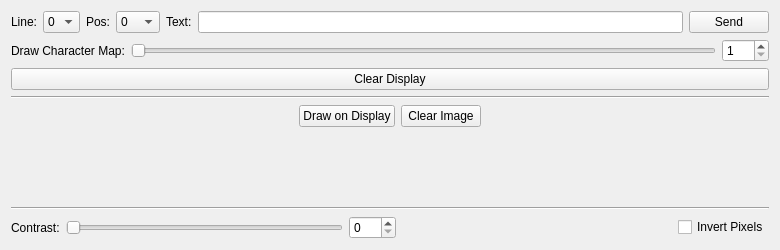
<?xml version="1.0" encoding="UTF-8"?>
<ui version="4.0">
 <class>OLED64x48</class>
 <widget class="QWidget" name="OLED64x48">
  <property name="geometry">
   <rect>
    <x>0</x>
    <y>0</y>
    <width>780</width>
    <height>250</height>
   </rect>
  </property>
  <property name="windowTitle">
   <string>Form</string>
  </property>
  <layout class="QVBoxLayout" name="verticalLayout_6">
   <item>
    <layout class="QHBoxLayout" name="horizontalLayout_3">
     <item>
      <widget class="QLabel" name="label_2">
       <property name="text">
        <string>Line:</string>
       </property>
      </widget>
     </item>
     <item>
      <widget class="QComboBox" name="line_combobox">
       <item>
        <property name="text">
         <string>0</string>
        </property>
       </item>
       <item>
        <property name="text">
         <string>1</string>
        </property>
       </item>
       <item>
        <property name="text">
         <string>2</string>
        </property>
       </item>
       <item>
        <property name="text">
         <string>3</string>
        </property>
       </item>
       <item>
        <property name="text">
         <string>4</string>
        </property>
       </item>
       <item>
        <property name="text">
         <string>5</string>
        </property>
       </item>
      </widget>
     </item>
     <item>
      <widget class="QLabel" name="label_4">
       <property name="text">
        <string>Pos:</string>
       </property>
      </widget>
     </item>
     <item>
      <widget class="QComboBox" name="pos_combobox">
       <item>
        <property name="text">
         <string>0</string>
        </property>
       </item>
       <item>
        <property name="text">
         <string>1</string>
        </property>
       </item>
       <item>
        <property name="text">
         <string>2</string>
        </property>
       </item>
       <item>
        <property name="text">
         <string>3</string>
        </property>
       </item>
       <item>
        <property name="text">
         <string>4</string>
        </property>
       </item>
       <item>
        <property name="text">
         <string>5</string>
        </property>
       </item>
       <item>
        <property name="text">
         <string>6</string>
        </property>
       </item>
       <item>
        <property name="text">
         <string>7</string>
        </property>
       </item>
       <item>
        <property name="text">
         <string>8</string>
        </property>
       </item>
       <item>
        <property name="text">
         <string>9</string>
        </property>
       </item>
       <item>
        <property name="text">
         <string>10</string>
        </property>
       </item>
       <item>
        <property name="text">
         <string>11</string>
        </property>
       </item>
       <item>
        <property name="text">
         <string>12</string>
        </property>
       </item>
      </widget>
     </item>
     <item>
      <widget class="QLabel" name="label_3">
       <property name="text">
        <string>Text:</string>
       </property>
      </widget>
     </item>
     <item>
      <widget class="QLineEdit" name="text_edit">
       <property name="maxLength">
        <number>13</number>
       </property>
      </widget>
     </item>
     <item>
      <widget class="QPushButton" name="send_button">
       <property name="text">
        <string>Send</string>
       </property>
      </widget>
     </item>
    </layout>
   </item>
   <item>
    <layout class="QHBoxLayout" name="horizontalLayout_6">
     <item>
      <widget class="QLabel" name="label_5">
       <property name="text">
        <string>Draw Character Map:</string>
       </property>
      </widget>
     </item>
     <item>
      <widget class="QSlider" name="char_slider">
       <property name="minimum">
        <number>1</number>
       </property>
       <property name="maximum">
        <number>255</number>
       </property>
       <property name="orientation">
        <enum>Qt::Horizontal</enum>
       </property>
      </widget>
     </item>
     <item>
      <widget class="QSpinBox" name="char_spin">
       <property name="minimum">
        <number>1</number>
       </property>
       <property name="maximum">
        <number>255</number>
       </property>
      </widget>
     </item>
    </layout>
   </item>
   <item>
    <layout class="QHBoxLayout" name="horizontalLayout_5">
     <item>
      <widget class="QPushButton" name="clear_display_button">
       <property name="text">
        <string>Clear Display</string>
       </property>
      </widget>
     </item>
    </layout>
   </item>
   <item>
    <widget class="Line" name="line">
     <property name="orientation">
      <enum>Qt::Horizontal</enum>
     </property>
    </widget>
   </item>
   <item>
    <layout class="QHBoxLayout" name="horizontalLayout">
     <item>
      <spacer name="horizontalSpacer">
       <property name="orientation">
        <enum>Qt::Horizontal</enum>
       </property>
       <property name="sizeHint" stdset="0">
        <size>
         <width>40</width>
         <height>20</height>
        </size>
       </property>
      </spacer>
     </item>
     <item>
      <layout class="QVBoxLayout" name="image_button_layout">
       <item>
        <layout class="QHBoxLayout" name="horizontalLayout_2">
         <item>
          <widget class="QPushButton" name="draw_button">
           <property name="text">
            <string>Draw on Display</string>
           </property>
          </widget>
         </item>
         <item>
          <widget class="QPushButton" name="clear_button">
           <property name="text">
            <string>Clear Image</string>
           </property>
          </widget>
         </item>
        </layout>
       </item>
       <item>
        <spacer name="verticalSpacer">
         <property name="orientation">
          <enum>Qt::Vertical</enum>
         </property>
         <property name="sizeHint" stdset="0">
          <size>
           <width>20</width>
           <height>40</height>
          </size>
         </property>
        </spacer>
       </item>
      </layout>
     </item>
     <item>
      <spacer name="horizontalSpacer_2">
       <property name="orientation">
        <enum>Qt::Horizontal</enum>
       </property>
       <property name="sizeHint" stdset="0">
        <size>
         <width>40</width>
         <height>20</height>
        </size>
       </property>
      </spacer>
     </item>
    </layout>
   </item>
   <item>
    <widget class="Line" name="line_2">
     <property name="orientation">
      <enum>Qt::Horizontal</enum>
     </property>
    </widget>
   </item>
   <item>
    <layout class="QHBoxLayout" name="horizontalLayout_4">
     <item>
      <widget class="QLabel" name="label">
       <property name="text">
        <string>Contrast:</string>
       </property>
      </widget>
     </item>
     <item>
      <widget class="QSlider" name="contrast_slider">
       <property name="maximum">
        <number>255</number>
       </property>
       <property name="orientation">
        <enum>Qt::Horizontal</enum>
       </property>
      </widget>
     </item>
     <item>
      <widget class="QSpinBox" name="contrast_spin">
       <property name="maximum">
        <number>255</number>
       </property>
      </widget>
     </item>
     <item>
      <spacer name="horizontalSpacer_5">
       <property name="orientation">
        <enum>Qt::Horizontal</enum>
       </property>
       <property name="sizeHint" stdset="0">
        <size>
         <width>40</width>
         <height>20</height>
        </size>
       </property>
      </spacer>
     </item>
     <item>
      <widget class="QCheckBox" name="invert_checkbox">
       <property name="text">
        <string>Invert Pixels</string>
       </property>
      </widget>
     </item>
    </layout>
   </item>
  </layout>
 </widget>
 <resources/>
 <connections/>
</ui>
